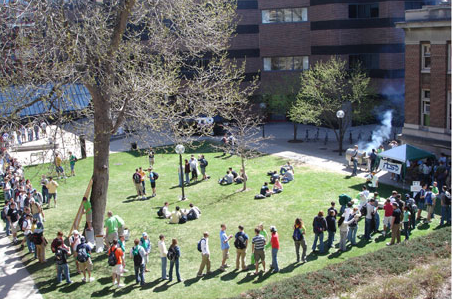
#> input picture Spring.png, 452 x 299 px
$ python 2.py
#> lines starting #> are read from the running program, lines starting #| are printed output that depends on the picture
# cv2.pyrMeanShiftFiltering(src, sp, sr[, dst[, maxLevel[, termcrit]]])
# src – The source 8-bit, 3-channel image.
# dst – The destination image of the same format and the same size as the source.
# sp – The spatial window radius.
# sr – The color window radius.
# maxLevel – Maximum level of the pyramid for the segmentation.
# termcrit – Termination criteria: when to stop meanshift iterations.

sp = 0
sr = 0
def update():
    cv2.destroyWindow('shifted')
    cv2.namedWindow('shifted', cv2.WINDOW_NORMAL)
    cv2.resizeWindow('shifted', 600,600)
    cv2.moveWindow("shifted", 700,73)

    img_shifted = cv2.pyrMeanShiftFiltering(img, sp, sr)
    cv2.imshow('shifted', img_shifted)
    cv2.waitKey(0)

def updateP(value):
    global sp
    sp = value
    update()

def updateR(value):
    global sr
    sr = value
    update()

import numpy as np
import cv2
img = cv2.imread('Spring.png')
#> img is the input picture: shape (299, 452, 3); mean B, G, R 109.2, 118.3, 114.1

cv2.namedWindow('image', cv2.WINDOW_NORMAL)
cv2.resizeWindow('image', 600,600)
cv2.createTrackbar('SP', 'image', 0, 100, updateP)
#> slider 'SP' is set to 33
cv2.createTrackbar('SR', 'image', 0, 100, updateR)
#> slider 'SR' is set to 33
cv2.imshow('image', img)

update()
#> in update (call 3), `img_shifted = cv2.pyrMeanShiftFiltering(img, sp, sr)`:
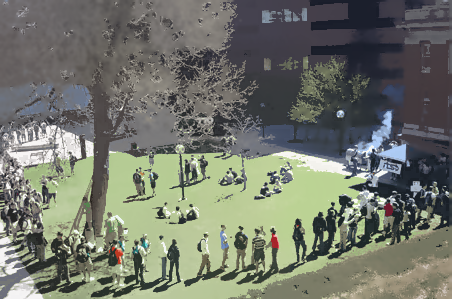
#> img_shifted: shape (299, 452, 3); mean B, G, R 107.2, 117.9, 114.2
